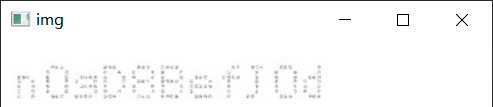
#> input picture model/log/test.png, 493 x 107 px, given in place of test.jpg, which was not available
$ python orb_bf_match.py
#> lines starting #> are read from the running program, lines starting #| are printed output that depends on the picture; pictures that were not available may be replaced by others from this repository, and a replacement may not be noted
import cv2 as cv
import matplotlib.pyplot as plt
import numpy as np

MIN_MATCH_COUNT = 10  # 设置最低特征点匹配数量为10

e1 = cv.getTickCount()
img1 = cv.imread('test.jpg')
#> img1 is the input picture: shape (107, 493, 3); mean B, G, R 248.7, 248.7, 248.6
img2 = cv.imread('dst.jpg')
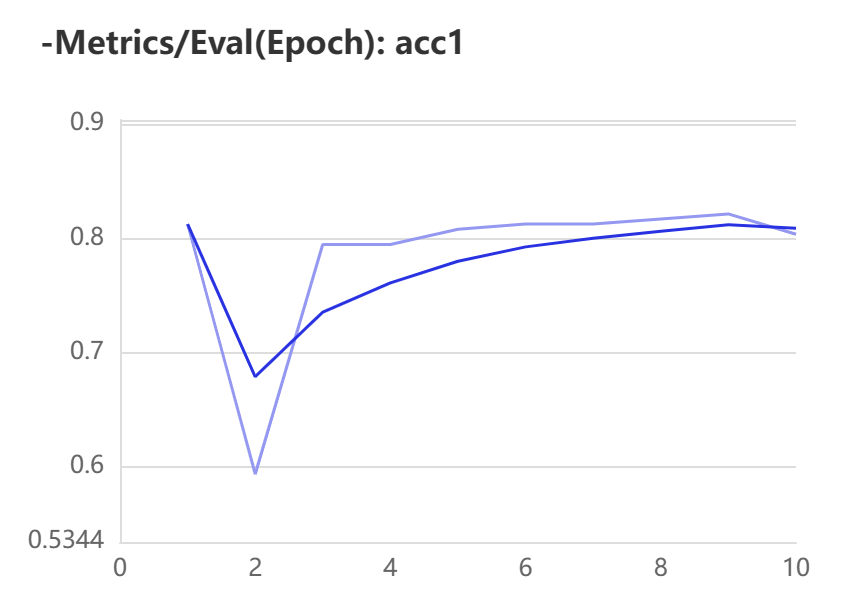
#> input picture model/log/-Metrics_Eval(Epoch)_ acc1.png, 856 x 602 px, given in place of dst.jpg, which was not available
#> img2 is the input picture: shape (602, 856, 3); mean B, G, R 252, 250.8, 250.7
img1 = cv.cvtColor(img1, cv.COLOR_RGB2GRAY)
#> img1: shape (107, 493)
img2 = cv.cvtColor(img2, cv.COLOR_RGB2GRAY)
#> img2: shape (602, 856)


orb = cv.ORB_create()
kp1, des1 = orb.detectAndCompute(img1, None)
#> kp1 = 58 keypoints; strongest (x, y, size): (119, 72, 31), (162, 72, 31), (138, 67, 31), (294, 72, 31)
kp2, des2 = orb.detectAndCompute(img2, None)
#> kp2 = 488 keypoints; strongest (x, y, size): (138, 31, 31), (379, 51, 31), (295, 49, 37.2), (379, 38, 37.2)

bf = cv.BFMatcher(cv.NORM_HAMMING, crossCheck = True)
matches = bf.match(des1, des2)
#> matches = 25 matches
matches = sorted(matches, key = lambda x:x.distance)


if len(matches) > MIN_MATCH_COUNT:
    # 获取关键点的坐标
    src_pts = np.float32([kp1[m.queryIdx].pt for m in matches]).reshape(-1, 1, 2)
#> src_pts = 25 rows, first 8: [232.8, 67.2], [319.2, 66], [319, 66], [256, 72], [230, 72], [252, 67], [237, 66], [227, 71]
    dst_pts = np.float32([kp2[m.trainIdx].pt for m in matches]).reshape(-1, 1, 2)
#> dst_pts = 25 rows, first 8: [81.22, 466.6], [76.72, 460.3], [70.5, 116.1], [88.13, 537.4], [227.5, 47.52], [194.1, 241.9], [396, 50.4], [409, 51.84]
    # 计算变换矩阵和MASK

    M, mask = cv.estimateAffinePartial2D(src_pts, dst_pts, cv.RANSAC)
#> M = [[-3.35, -8.07, 1580.1], [8.07, -3.35, -1567.5]]; mask = 25 values, max 1 at index 4, min 0 at index 0, mean 0.08
    matchesMask = mask.ravel().tolist()
#> matchesMask has the same summary as mask
else:
    print("Not enough matches are found - %d/%d" % (len(matches), MIN_MATCH_COUNT))
    matchesMask = None

rows, cols = img2.shape[:2]
#> rows = 602; cols = 856
res = cv.warpAffine(img1, M, (cols,rows))
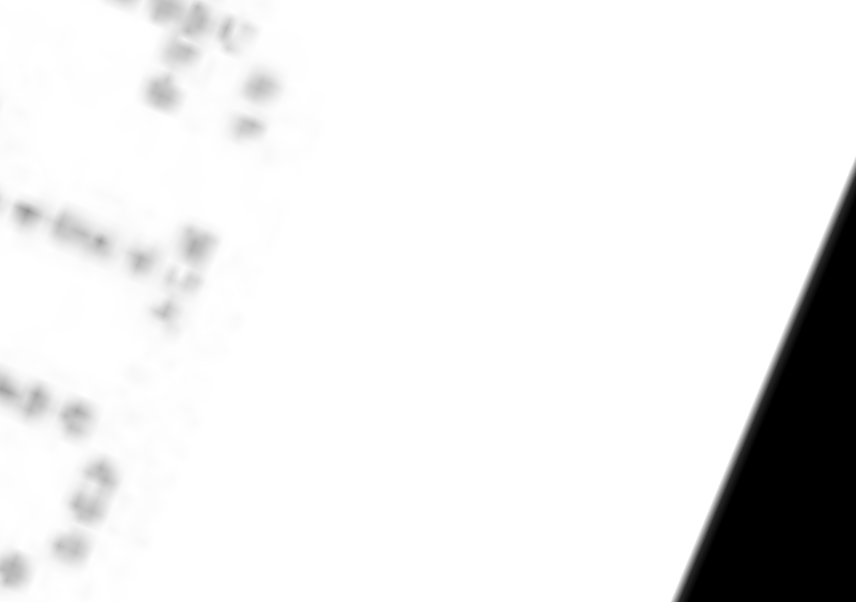
#> res: shape (602, 856); min 0, max 255, mean 233.4

e2 = cv.getTickCount()
time = (e2 - e1) / cv.getTickFrequency()
print(time)
cv.imwrite('To_dst.jpg', res)
plt.subplot(121)
plt.imshow(img1, 'gray')
plt.subplot(122)
plt.imshow(res, 'gray')
plt.show()
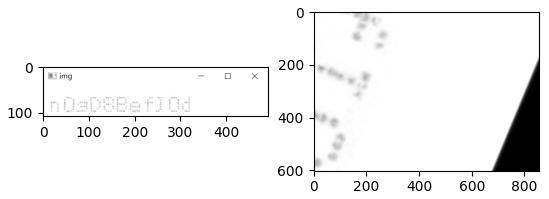
#> figure drawn by matplotlib, 2 panels
